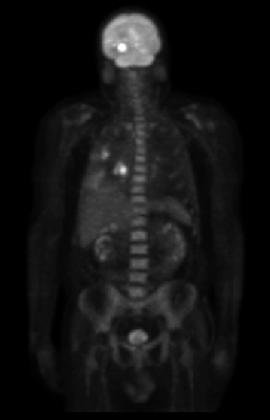
%> input picture Codes for Exercise 3/9.tif, 270 x 420 px, shrunk from 746 x 1162 before the run
$ octave HomomorphicFiltering.m   (GNU Octave 9; MATLAB toolbox functions it lacks are replaced by stand-ins)
%> lines starting %> are read from the running program, lines starting %| are printed output that depends on the picture
%in barnamei baraye HOMOMORPHIC FILTERING tasvir ast,
%BARAYE EJRAYE BARNAME HAME BARNAME RA ENTEKHAB KARDE(Ctrl+A & Ctrl+C)VA DAR Command
%Window MATLAB PASTE KONID
clc;
clear all;
close all;
%tasvire vorudi
IMG_In = im2double(imread('9.tif'));
%> IMG_In: size 420x270 double; min 0, max 1, mean 0.076
IMG_Ln = log(IMG_In+1.3);
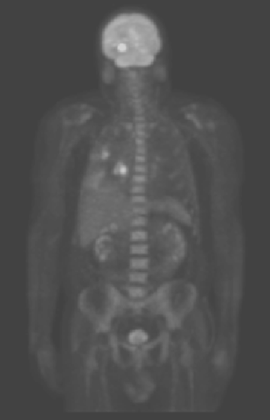
%> IMG_Ln: size 420x270 double; min 0.262, max 0.833, mean 0.316
F = fftshift(fft2(IMG_Ln));
H = zeros(size(IMG_In));
[M,N]=size(H);
%> M = 420; N = 270
x1 = M/2; y1 = N/2;
%> after `x1 = M/2`: x1 = 210
%> after `y1 = N/2`: y1 = 135
%zarayeb
D0 = 10;
c=1;
Gama_low = .07;
Gama_high = 2;
GG = Gama_high - Gama_low;

a = zeros(M,N);
for i=1:M
for j=1:N
D(i,j) = sqrt([i-x1]^2 + [j-y1]^2);
H(i,j) = GG*[1 - exp(-c*(D(i,j)^2/D0^2))] + Gama_low;
a(i,j) = (-1)^(i+j);
end
end
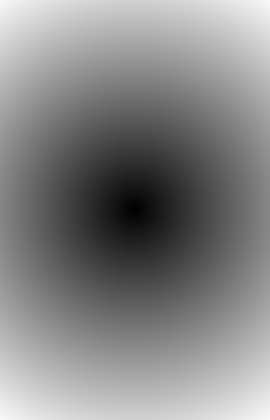
%> D: size 420x270 double; min 0, max 249.6, mean 133.9
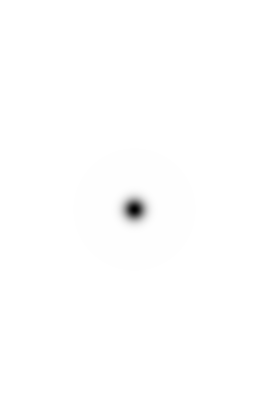
%> H: size 420x270 double; min 0.07, max 2, mean 1.99; drawn with min black and max white
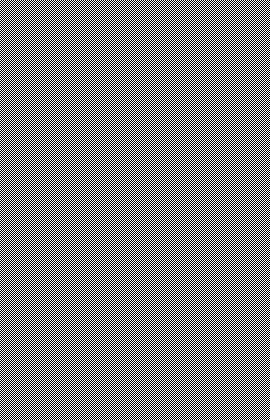
%> a: size 420x270 double; values -1 (black) and 1 (white), 50% white in thin lines or dots
IMG_Out = real(exp(ifft2(H.*F))-1).*a;
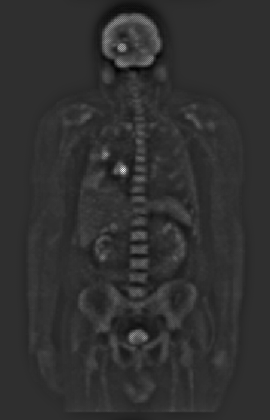
%> IMG_Out: size 420x270 double; min -0.193, max 0.989, mean 0.0343; drawn with min black and max white

%tarsime tasavir
figure;
subplot(1,2,1); imshow(IMG_In);
title('tasvire vorudi');
subplot(1,2,2); imshow(IMG_Out);
%> after `imshow(IMG_Out)`:
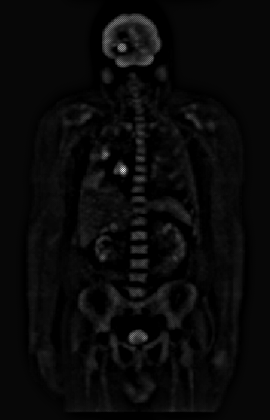
%> displayed picture: size 420x270, on the screen's scale of 0 to 255; min 0, max 252, mean 9.5
title('tasvire khoruji Homomorphic filtering');

$ run again, with Codes for Exercise 3/2.tif copied over Codes for Exercise 3/9.tif
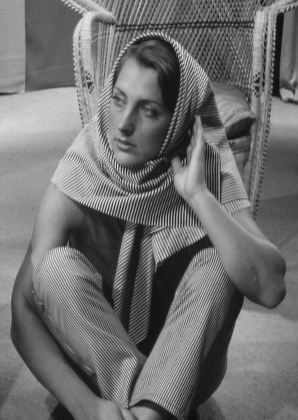
%> input picture Codes for Exercise 3/2.tif, 298 x 420 px, shrunk from 402 x 566 before the run
%> after the loop `for i=1:M`:
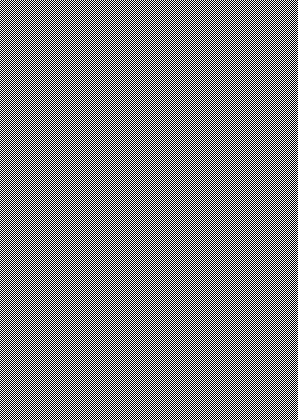
%> a: size 420x298 double; values -1 (black) and 1 (white), 50% white in thin lines or dots
%> `imshow(IMG_Out)`:
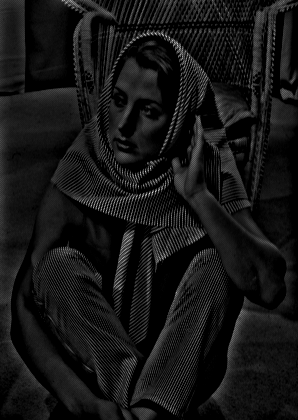
%> displayed picture: size 420x298, on the screen's scale of 0 to 255; min 0, max 222, mean 21.6

$ run again, with Codes for Exercise 3/5.tif copied over Codes for Exercise 3/9.tif
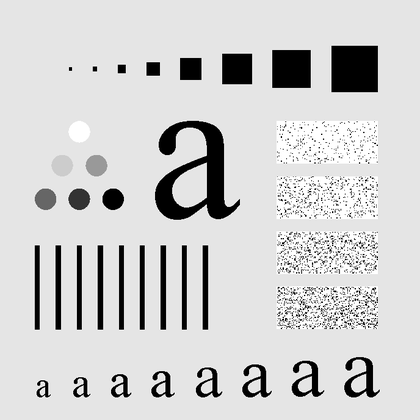
%> input picture Codes for Exercise 3/5.tif, 420 x 420 px, shrunk from 688 x 688 before the run
%> after the loop `for i=1:M`:
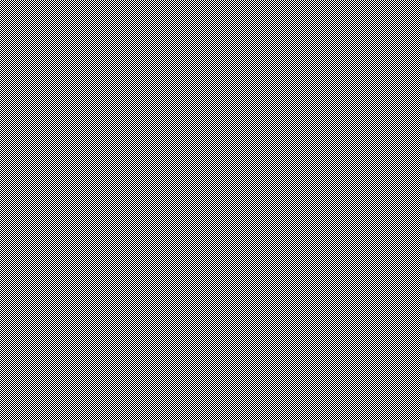
%> a: size 420x420 double; values -1 (black) and 1 (white), 50% white in thin lines or dots
%> `imshow(IMG_Out)`:
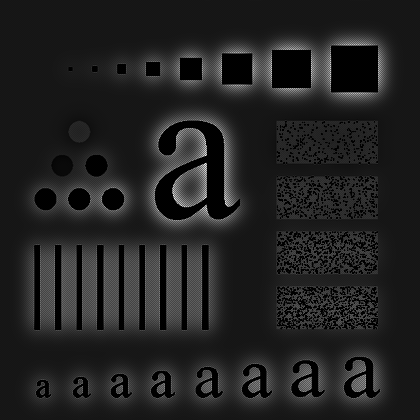
%> displayed picture: size 420x420, on the screen's scale of 0 to 255; min 0, max 255, mean 34

$ run again, with Codes for Exercise 3/6.tif copied over Codes for Exercise 3/9.tif
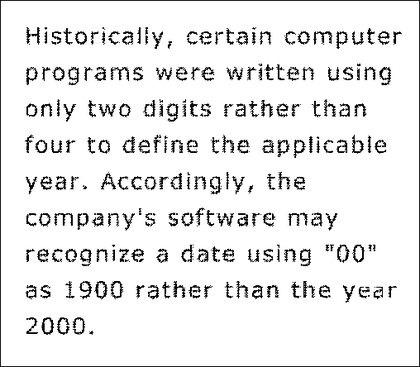
%> input picture Codes for Exercise 3/6.tif, 420 x 367 px, shrunk from 508 x 444 before the run
%> after the loop `for i=1:M`:
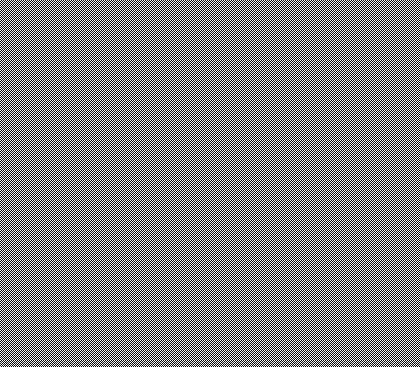
%> a: size 367x420 double; values -1 (black) and 1 (white), 50% white in thin lines or dots
%> `imshow(IMG_Out)`:
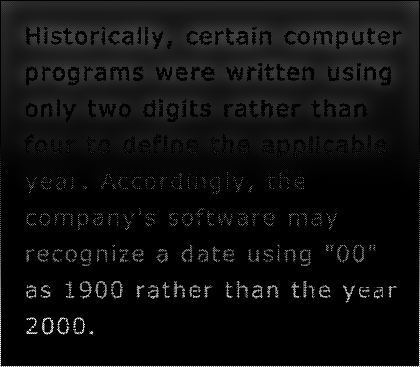
%> displayed picture: size 367x420, on the screen's scale of 0 to 255; min 0, max 255, mean 15.2
